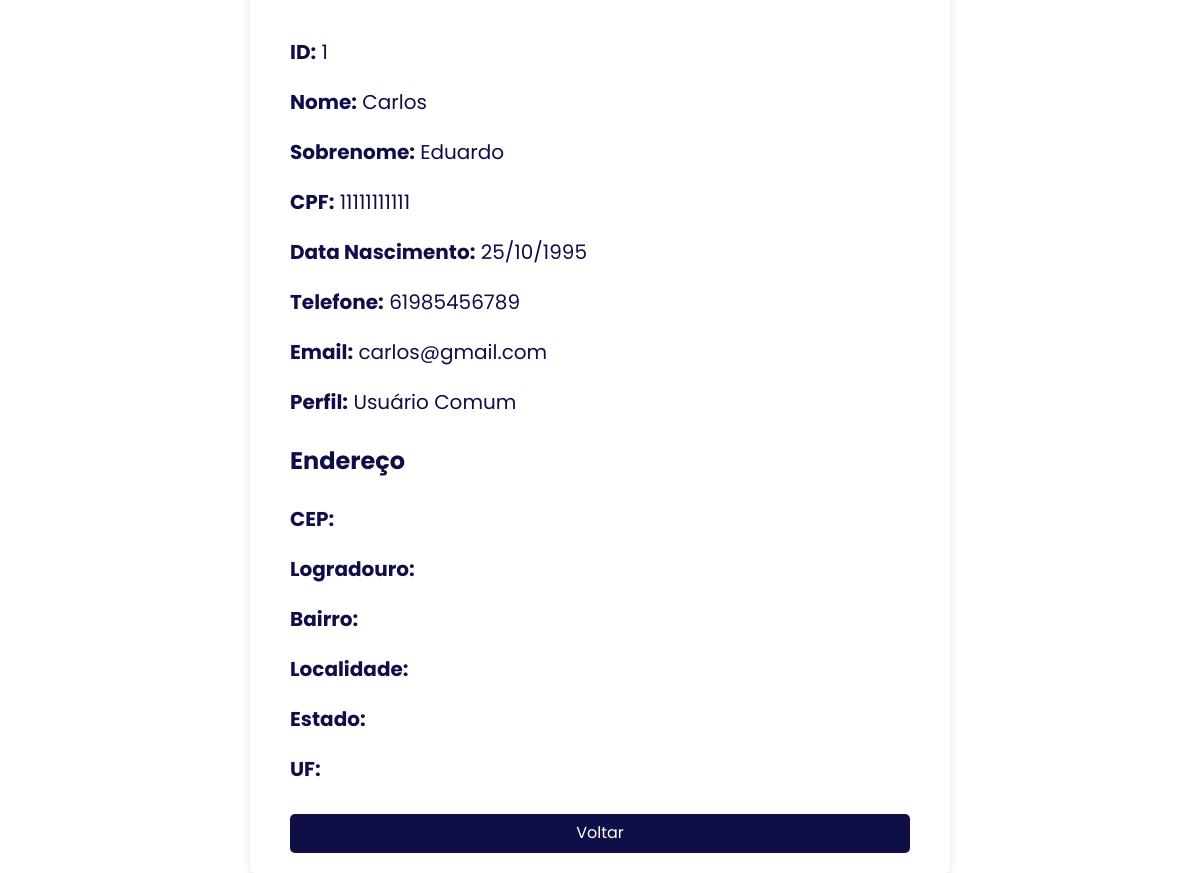
/crud/public/visualizar_usuario.php?id=1, run on an earlier commit of the app's database.
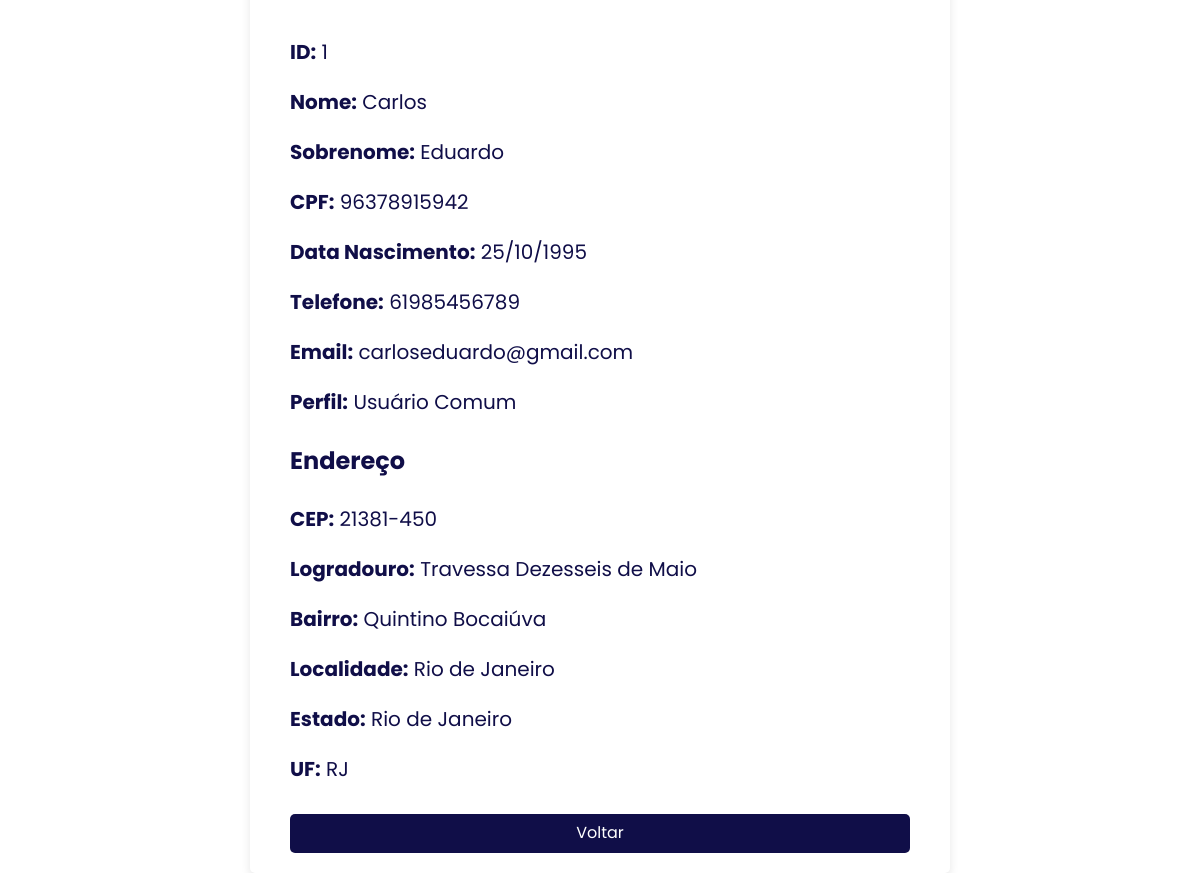
And on a later commit of the database.
### tables this page shows
CREATE TABLE `usuarios` (
  `id` int(11) NOT NULL,
  `nome` varchar(100) NOT NULL,
  `sobrenome` varchar(100) NOT NULL,
  `cpf` varchar(14) NOT NULL,
  `telefone` varchar(15) NOT NULL,
  `email` varchar(100) NOT NULL,
  `senha` varchar(255) NOT NULL,
  `criado_em` timestamp NOT NULL DEFAULT current_timestamp(),
  `perfil_id` int(11) NOT NULL,
  `data_nascimento` date DEFAULT NULL
);

CREATE TABLE `enderecos` (
  `id` int(11) NOT NULL,
  `usuario_id` int(11) DEFAULT NULL,
  `cep` varchar(10) NOT NULL,
  `logradouro` varchar(255) NOT NULL,
  `bairro` varchar(100) NOT NULL,
  `localidade` varchar(100) NOT NULL,
  `uf` char(2) NOT NULL,
  `estado` varchar(100) NOT NULL
);

### crud/config/DataBase.php (called while the page is built, shortened)
<?php
class DataBase {
    private $host = "localhost";
    private $user = "root";
    private $password = "";
    private $dbname = "adote_pet3";
    public $conn;
    public function __construct() {
        $this->conn = new mysqli($this->host, $this->user, $this->password,  $this->dbname);
    }
    public function getConnection(){
        return $this->conn;
    }
}
?>

### crud/controllers/UsuarioController.php (called while the page is built, shortened)
<?php
require_once '../config/DataBase.php';
require_once '../models/Usuario.php';
require_once '../models/Endereco.php';
class UsuarioController {
    private $usuario;
    private $endereco;
    public function __construct($db) {
        $this->usuario = new Usuario($db);
        $this->endereco = new Endereco($db);
    }
    public function read($id) {
        try {
            $usuario = $this->usuario->read($id);
            try {
                $endereco = $this->endereco->buscarEnderecoPorUsuarioId($id);
            } catch (Exception $e) {
                $endereco = null;
            }
            return [
                'usuario' => $usuario,
                'endereco' => $endereco
            ];
        } catch (Exception $e) {
            error_log('Erro ao ler usuário: ' . $e->getMessage());
            throw new Exception("Falha ao buscar o usuário.");
        }
    }
}
?>

### crud/models/Usuario.php (called while the page is built, shortened)
<?php
require_once '../config/DataBase.php';
class Usuario
{
    private $conn;
    private $table_name = 'usuarios';
    public function __construct($db)
    {
        $this->conn = $db;
    }
    public function read($id)
    {
        $sql = "SELECT * FROM " . $this->table_name . " WHERE id = ?";
        $stmt = $this->conn->prepare($sql);
        $stmt->bind_param("i", $id);
        $stmt->execute();
        $result = $stmt->get_result();
        if ($result->num_rows > 0) {
            return $result->fetch_assoc();
        }
        return null;
    }
}
?>

### crud/models/Endereco.php (called while the page is built, shortened)
<?php
require_once '../config/DataBase.php';
class Endereco
{
    private $conn;
    public function __construct($db)
    {
        $this->conn = $db;
    }
    public function buscarEnderecoPorUsuarioId($usuario_id)
    {
        $query = "SELECT * FROM enderecos WHERE usuario_id = ?";
        $stmt = $this->conn->prepare($query);
        $stmt->bind_param('i', $usuario_id);
        $stmt->execute();
        $result = $stmt->get_result();
        if ($result->num_rows === 0) {
            throw new Exception("Nenhum endereço encontrado para o usuário informado.");
        }
        $endereco = $result->fetch_assoc();
        return $endereco;
    }
}
?>

### crud/public/visualizar_usuario.php (the view, shortened to what this page needs)
<?php
require_once '../config/DataBase.php';
require_once '../controllers/UsuarioController.php';
$db = new DataBase();
$usuarioController = new UsuarioController($db->getConnection());
$usuario_id = $_GET['id'] ?? 0;
$data = $usuarioController->read($usuario_id);
$usuario = $data['usuario'];
$endereco = $data['endereco'];
?>
<!DOCTYPE html>
<html lang="pt-BR">
<head>
    <link rel="stylesheet" href="https://cdnjs.cloudflare.com/ajax/libs/normalize/8.0.1/normalize.min.css">
    <link rel="stylesheet" href="https://cdnjs.cloudflare.com/ajax/libs/font-awesome/6.5.0/css/all.min.css">
</head>
<body>
    <div class="container">
        <h1>Detalhes do Usuário</h1>
        <p><strong>ID:</strong> <?php echo $usuario['id']; ?></p>
        <p><strong>Nome:</strong> <?php echo htmlspecialchars($usuario['nome']); ?></p>
        <p><strong>Sobrenome:</strong> <?php echo htmlspecialchars($usuario['sobrenome']); ?></p>
        <p><strong>CPF:</strong> <?php echo htmlspecialchars($usuario['cpf']); ?></p>
        <p><strong>Data Nascimento:</strong>
            <?php echo htmlspecialchars((new DateTime($usuario['data_nascimento']))->format('d/m/Y')); ?></p>
        <p><strong>Telefone:</strong> <?php echo htmlspecialchars($usuario['telefone']); ?></p>
        <p><strong>Email:</strong> <?php echo htmlspecialchars($usuario['email']); ?></p>
        <p><strong>Perfil:</strong> <?php echo $usuario['perfil_id'] == 1 ? 'Funcionário' : 'Usuário Comum'; ?></p>
        <h2>Endereço</h2>
        <p><strong>CEP:</strong> <?php echo htmlspecialchars($endereco['cep']); ?></p>
        <p><strong>Logradouro:</strong> <?php echo htmlspecialchars($endereco['logradouro']); ?></p>
        <p><strong>Bairro:</strong> <?php echo htmlspecialchars($endereco['bairro']); ?></p>
        <p><strong>Localidade:</strong> <?php echo htmlspecialchars($endereco['localidade']); ?></p>
        <p><strong>Estado:</strong> <?php echo htmlspecialchars($endereco['estado']); ?></p>
        <p><strong>UF:</strong> <?php echo htmlspecialchars($endereco['uf']); ?></p>
        <a href="listar_usuarios.php">Voltar</a>
    </div>
</body>
</html>

### crud/public/visualizar_usuario.php (style rules this page uses)
body { font-family: "Poppins", sans-serif; background-color: #fff; color: #100e48; margin: 0; display: flex; justify-content: center; align-items: center; height: 100vh; }
.container { background-color: #fff; padding: 20px 40px; border-radius: 5px; box-shadow: 0 4px 10px rgba(0, 0, 0, 0.1); max-width: 700px; width: 90%; box-sizing: border-box; text-align: left; display: flex; flex-direction: column; }
h1 { text-align: center; color: #100e48; }
p { margin: 10px 0; font-size: 20px; line-height: 1.5; }
a { display: inline-block; background-color: #100e48; color: #fff; padding: 10px 15px; border-radius: 5px; text-decoration: none; margin-top: 20px; text-align: center; }

What changed in the data, as far as the page shows it:
changed usuarios "Carlos": cpf "11111111111" → "96378915942"; email "carlos@gmail.com" → "carloseduardo@gmail.com"
added enderecos: cep "21381-450", logradouro "Travessa Dezesseis de Maio", bairro "Quintino Bocaiúva", localidade "Rio de Janeiro", estado "Rio de Janeiro", uf "RJ"
